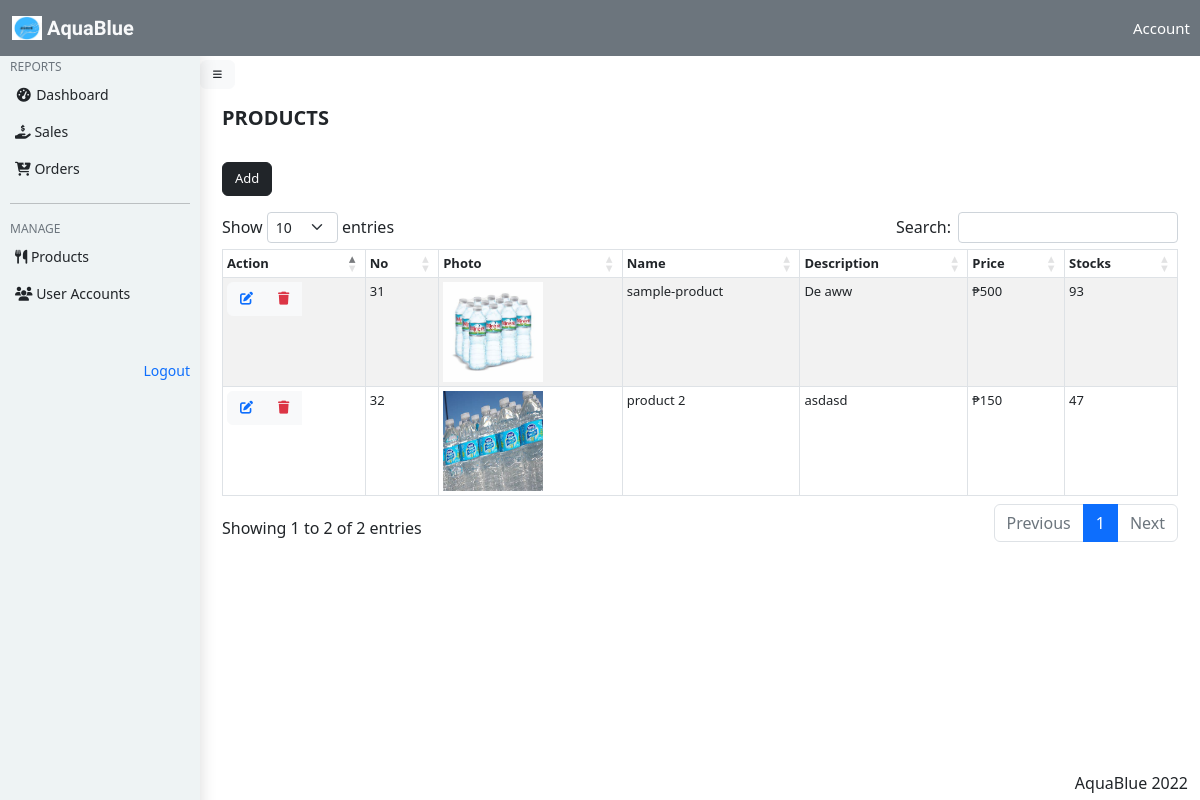
/admin/products.php, run on the app's committed database.
### tables this page shows
CREATE TABLE `product` (
  `prod_id` int(11) NOT NULL,
  `name` varchar(50) NOT NULL,
  `description` varchar(50) NOT NULL,
  `cat_id` int(11) NOT NULL,
  `price` float NOT NULL,
  `datecreated` datetime NOT NULL,
  `stocks` int(11) NOT NULL,
  `photo` text NOT NULL
);

### includes/Product.php (called while the page is built, shortened)
<?php
class Product {
   public function  fetchdata($con){
        $query = "Select * from product";
        $result = mysqli_query($con,$query);
        if($result -> num_rows > 0){
            return $result;
        }else {
            return false;
        }
    }
    public function Viewproduct_photo($con,$prodid){
        $query = "Select photo from product where prod_id = '$prodid' ";
        $result = mysqli_query($con,$query);
        if($result -> num_rows > 0){
            return $result;
        }else {
            return false;
        }
    }
}

### admin/products.php (the view, shortened to what this page needs)
<?php
include_once('../includes/Product.php');
include '../connection/connect.php';
$product = new Product();
?>
<!DOCTYPE html>
<html lang="en">
<?php $admin=1; include_once("../components/headers.php") ?>
<body>
<nav class="navbar bg-secondary fixed-top">
  <div class="container-fluid">
    <a class="navbar-brand text-light" href="#" style=" font-family: 'Syncopate', sans-serif;font-weight:bold">
      <img src="../assets/image_assets/AquaBlue.jpeg" alt="" width="30" height="24" class="d-inline-block align-text-top">
      AquaBlue
    </a>
  </div>
  <a href="myaccount.php" id="myacc" >Account</a>
</nav>
<br>
<br>
<?php include 'components/sidebar.php'; ?>
  <section class="main">
  <button class="btn btn-light text-dark" id="slideleft" style="font-size: 10px;position:fixed;top:60px"><i class="fas fa-bars"></i></button>
      <div class="main_contents">
         <div class="container " >
           <br>
          <br>
          <h5 style="font-weight: bolder;">PRODUCTS</h5>
          <button class="btn btn-dark mb-3 mt-4" onclick="window.location.href='add_product.php' " style="font-size:13px">Add</button>
      <div class="table-responsive">
          <table class="table table-bordered table-sm table-striped " style="font-size:13px" id="mytable">
  <thead>
    <tr>
    <th scope="col">Action</th>
      <th scope="col">No</th>
      <th scope="col">Photo</th>
      <th scope="col">Name</th>
      <th scope="col">Description</th>
      <th scope="col">Price</th>
      <th scope="col">Stocks</th>
    </tr>
  </thead>
  <tbody >
    <?php
    $fetchproduct = $product->fetchdata($con);
    if($fetchproduct){
        foreach ($fetchproduct as $row) {
          $pid = $row['prod_id'];
            $fetchphoto = $product -> Viewproduct_photo($con,$pid);
            foreach ($fetchphoto as $sp) {
                $photo = $sp['photo'];
                if($photo == ''){
                  $src = '../assets/image_assets/noimage.jpg';
                }else {
                  $src = '../assets/product_images/'.$photo;
                }
            }
          ?>
           <tr>
      <td>
        <div class="btn-group">
          <button class="btn btn-light text-primary" onclick="window.location.href='edit_product.php?edit&id=<?php echo $row['prod_id']?>' " style="font-size:13px"><i class="fas fa-edit"></i></button>
          <button class="btn btn-light text-danger" style="font-size:13px;"><i class="fas fa-trash" data-bs-toggle="modal" data-bs-target="#exampleModal<?php echo $pid?>"></i></button>
        </div>
      </td>
      <td><?php echo $row['prod_id']?></td>
      <td>
            <img src="<?php echo $src?>" alt="" style="width:100px;height:100px">
      </td>
      <td><?php echo $row['name']?></td>
      <td><?php echo $row['description']?></td>
      <td>&#8369;<?php echo number_format($row['price'])?></td>
      <td><?php echo $row['stocks']?></td>
    </tr>
          <?php
        }
    }
    ?>
  </tbody>
</table>
</div>
        </div>
      </div>
  </section>
<footer>
    AquaBlue 2022
 </footer>
<link rel="stylesheet" href="../DataTables/datatables.css">
</body>
</html>

### data on the page
product: prod_id "31", photo (picture), name "sample-product", description "De aww", price "500", stocks "93"
product: prod_id "32", photo (picture), name "product 2", description "asdasd", price "150", stocks "47"
